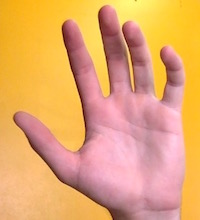
%> input picture ImagePyramids_Blending_EdgeDetection/HW2_Submission/hand.jpg, 200 x 220 px
$ octave blendImagesHandEye.m   (GNU Octave 9; MATLAB toolbox functions it lacks are replaced by stand-ins)
%> lines starting %> are read from the running program, lines starting %| are printed output that depends on the picture; in (x1, y1, x2, y2) boxes, pixels count from 0 and x2, y2 are one past the last pixel; in counts of white or black regions, pixels touching at a corner belong together; the program's own positions count from 1
### ImagePyramids_Blending_EdgeDetection/HW2_Submission/getGaussPyr.m
function [GPyr] = getGaussPyr(im,X,numlevels)

H = X'*X;
im = im2double(im);
GPyr{1} = im;
% figure ,imshow(Pyr{1});
for i = 1:numlevels-1
imDs = GPyr{i}(1:2:end,1:2:end,:);
[s1,s2,s3] =  size(imDs);
imDs_blur = zeros(s1,s2,s3);
if s3 ~= 1
imDs_blur(1:s1,1:s2,1) = conv2(imDs(:,:,1),H,'same');
imDs_blur(1:s1,1:s2,2) = conv2(imDs(:,:,2),H,'same');
imDs_blur(1:s1,1:s2,3) = conv2(imDs(:,:,3),H,'same');
% imDs_blur = imDs_blur(1:s1,1:s2,:);
end

if s3 == 1
imDs_blur = conv2(imDs,H,'same');
end

GPyr{i+1} = imDs_blur;

end

end

### ImagePyramids_Blending_EdgeDetection/HW2_Submission/getLapPyr.m
function [LPyr] = getLapPyr(im,X,numlevels)

im = im2double(im);

GPyr =  getGaussPyr(im,X,numlevels);

H = X'*X;
H_lap = 4*H;

for i = 1:numlevels-1

[s1,s2,s3] =  size(GPyr{i});
GP_up = zeros(s1,s2,s3);
GP_up(1:2:end,1:2:end,:) = GPyr{i+1};

GP_up_blur = zeros(s1,s2,s3);

if s3 == 1
GP_up_blur = conv2(GP_up,H_lap,'same');
end

if s3 == 3
GP_up_blur(:,:,1) = conv2(GP_up(:,:,1),H_lap,'same');
GP_up_blur(:,:,2) = conv2(GP_up(:,:,2),H_lap,'same');
GP_up_blur(:,:,3) = conv2(GP_up(:,:,3),H_lap,'same');
end

LPyr{i} = GPyr{i} - GP_up_blur;

end

LPyr{i+1} = GPyr{i+1};


end

### ImagePyramids_Blending_EdgeDetection/HW2_Submission/reconstructImage.m
function im_recon = reconstructImage(LPyr)

X = [1 4 6 4 1]/16;
H = X'*X;
H_lap = 4*H;
numlevels = size(LPyr,2);
im_Lap = LPyr{1,numlevels};
%imshow(im_Lap);
for i = size(LPyr,2)-1:-1:1
   [s1,s2,s3] =  size(LPyr{i});
   im_Lap_up = zeros(s1,s2,s3);
   im_Lap_up(1:2:end,1:2:end,:) = im_Lap;
   im_Lap_up_blur = zeros(s1,s2,s3);

   if s3 == 1
   im_Lap_up_blur = conv2(im_Lap_up,H_lap,'same');
   end

   if s3 == 3
   im_Lap_up_blur(:,:,1) = conv2(im_Lap_up(:,:,1),H_lap,'same');
   im_Lap_up_blur(:,:,2) = conv2(im_Lap_up(:,:,2),H_lap,'same');
   im_Lap_up_blur(:,:,3) = conv2(im_Lap_up(:,:,3),H_lap,'same');
   end

   im_Lap = im_Lap_up_blur + LPyr{i};
%    figure,imshow(im_Lap);

end
    im_recon = im_Lap;
end

### ImagePyramids_Blending_EdgeDetection/HW2_Submission/blendImagesHandEye.m
clc
clear all
% I1 = im2double(imread('apple.jpg'));
% I2 = im2double(imread('orange.jpg'));

I1 = imresize(im2double(imread('hand.jpg')),[250 250]);
I2 = imresize(im2double(imread('eye.jpg')),[250 250]);
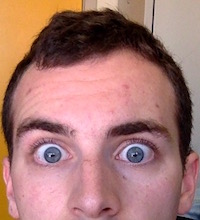
%> input picture ImagePyramids_Blending_EdgeDetection/HW2_Submission/eye.jpg, 200 x 220 px
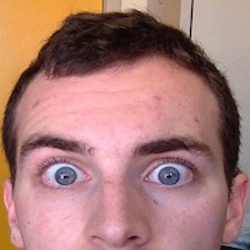
%> I2: size 250x250x3 double; mean R, G, B 0.654, 0.469, 0.451; drawn with min black and max white

[s1,s2,s3] = size(I1);
%> s1 = 250; s2 = 250; s3 = 3

% c = [151 136 136 150 165 172 166];
% r = [111 125 150 167 151 133 114];

c = [177 157 154 164 175 192 193 189];
r = [138 150 179 202 205 191 175 150];

BW = roipoly(I1,r,c);
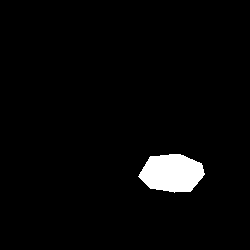
%> BW: size 250x250 logical; 3.1% white; 1 white region, box (x1, y1, x2, y2) and area: (138, 154, 205, 193) 1941
BWc = abs(1-BW);

X = [1 4 6 4 1]/16;
numlevels = 6;

L1 = getLapPyr(I1,X,numlevels);
%> the loop in getGaussPyr, `for i = 1:numlevels-1` made 5 passes
%> (s1, s2, s3) on passes 4 to 5: (16, 16, 3), (8, 8, 3)
%> after the loop in getGaussPyr, `for i = 1:numlevels-1`: GPyr = 6 items
%> the loop in getLapPyr, `for i = 1:numlevels-1` made 5 passes
%> (s1, s2) on passes 1 to 5: (250, 250), (125, 125), (63, 63), (32, 32), (16, 16)
%> after the loop in getLapPyr, `for i = 1:numlevels-1`: LPyr = 5 items
%> L1 = 6 items
L2 = getLapPyr(I2,X,numlevels);
%> the loop in getGaussPyr (call 2), `for i = 1:numlevels-1` made 5 passes
%> the loop in getLapPyr (call 2), `for i = 1:numlevels-1` made 5 passes
%> L2 = 6 items

% G1 = zeros(s1,s2);
% G1(:,1:s1/2) = 1;
% G1_pyr =  getGaussPyr(G1,X,numlevels);
G1_pyr =  getGaussPyr(BWc,X,numlevels);
%> the loop in getGaussPyr (call 3), `for i = 1:numlevels-1` made 5 passes
%> (s1, s2, s3) on passes 4 to 5: (16, 16, 1), (8, 8, 1)
%> pass 1, in getGaussPyr (call 3), `imDs_blur = conv2(imDs,H,'same');`:
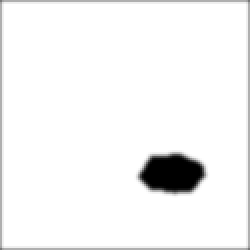
%> imDs_blur: size 125x125 double (shown 2 times larger); min 0, max 1, mean 0.957
%> after the loop in getGaussPyr (call 3), `for i = 1:numlevels-1`: imDs_blur = [0.241 0.392 0.471 0.489 0.491 0.487 0.447 0.318; 0.392 0.637 0.766 0.796 0.798 0.793 0.727 0.517; 0.471 0.766 0.92 0.957 0.958 0.951 0.872 0.62; 0.489 0.796 0.956 0.99 0.981 0.964 0.884 0.633; 0.491 0.798 0.957 0.978 0.939 0.895 0.82 0.601; 0.487 0.793 0.948 0.956 0.887 0.813 0.745 0.561; 0.447 0.727 0.869 0.876 0.811 0.742 0.68 0.512; 0.318 0.517 0.619 0.63 0.598 0.562 0.515 0.381]
%> G1_pyr = 6 items


% G2 = zeros(s1,s2);
% G2(:,s1/2:end) = 1;
% G2_pyr =  getGaussPyr(G2,X,numlevels);
G2_pyr =  getGaussPyr(BW,X,numlevels);
%> G2_pyr = 6 items

for i =1:numlevels
   L{i} = (G1_pyr{i}.*L1{i}) + (G2_pyr{i}.*L2{i});
end
%> after the loop, L = 6 items

blend_im = reconstructImage(L);
%> in reconstructImage, `numlevels = size(LPyr,2);`: numlevels = 6
%> the loop in reconstructImage, `for i = size(LPyr,2)-1:-1:1` made 5 passes
%> (i, s1, s2) on passes 1, 2, 4, 5: (5, 16, 16), (4, 32, 32), (2, 125, 125), (1, 250, 250)
%> after the loop in reconstructImage, `for i = size(LPyr,2)-1:-1:1`:
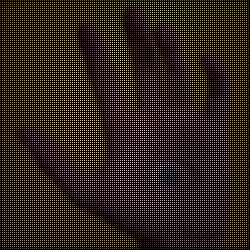
%> im_Lap_up: size 250x250x3 double; mean R, G, B 0.182, 0.133, 0.089
%> after the loop in reconstructImage, `for i = size(LPyr,2)-1:-1:1`:
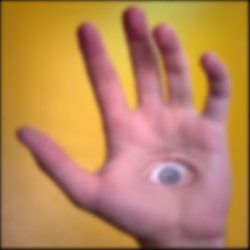
%> im_Lap_up_blur: size 250x250x3 double; mean R, G, B 0.727, 0.53, 0.355
%> in reconstructImage, `im_recon = im_Lap;`:
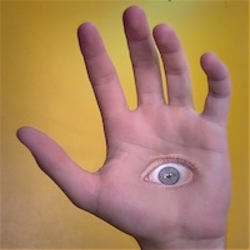
%> im_recon: size 250x250x3 double; mean R, G, B 0.742, 0.541, 0.36; drawn with min black and max white
imshow(blend_im);

% [21 lines of commented-out code are left out]
